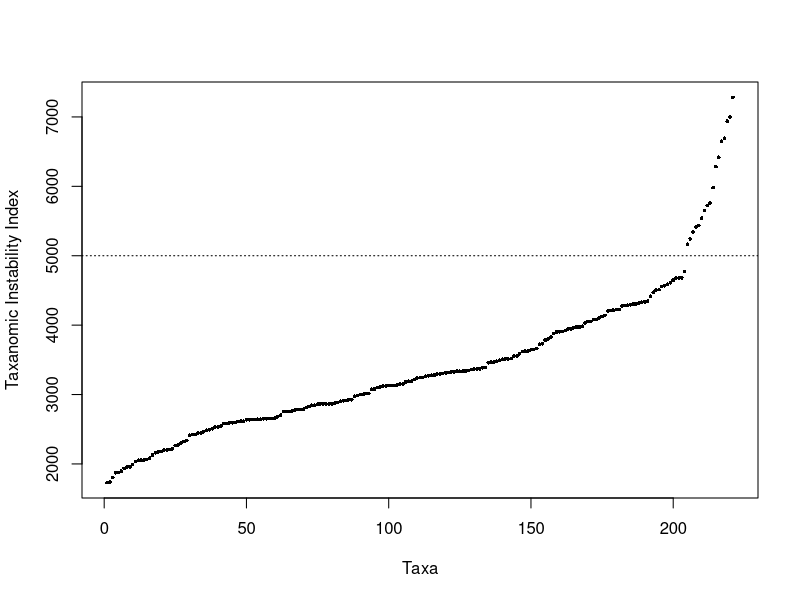

Recreate this plot in R.
#read in the TII values from mesquite
TII <- read.table("../../results/TII Values.txt")

#plot the TII values against the number of taxa
#Inflection point 
plot(sort(TII[,2]), 
     pch=16, 
     cex=.5,
     xlab = "Taxa",
     ylab = "Taxanomic Instability Index")
abline(h = 5000, lty = 3)

#export plot at 8" x 6"